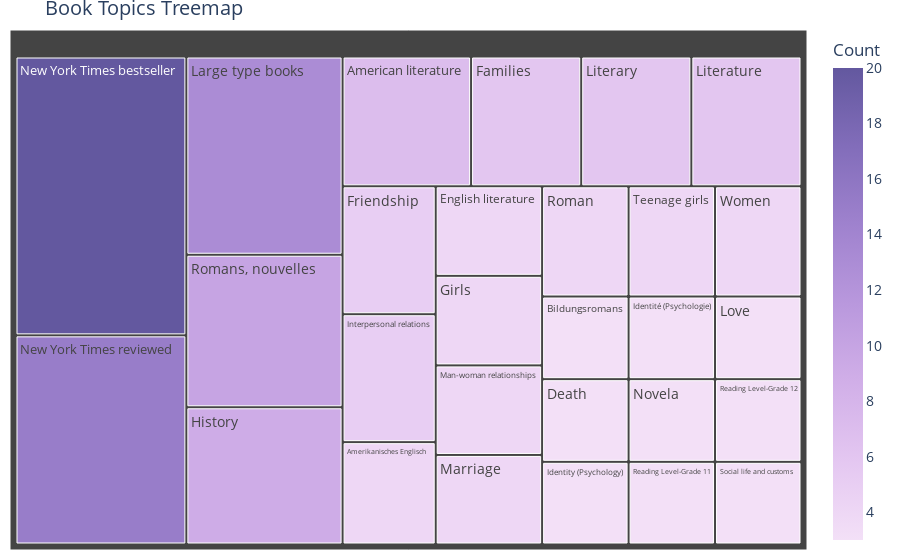

Notebook source saved alongside this figure:
### Code cell
fig = tree_topics(my_want_topics)
fig.show()

### Figure 1 — Plotly figure (JSON) as saved in the notebook; plotly's stock layout.template omitted (floating-point values rounded to 4 significant figures; data arrays with more than 128 entries replaced by an {"elided": "..."} marker saying what was removed)
{"data": [{"branchvalues": "total", "customdata": {"elided": "468 str values"}, "domain": {"x": [0, 1], "y": [0, 1]}, "hovertemplate": "<b>%{label}</b><br>Count: %{value}<extra></extra>", "hovertext": ["American literature", "Amerikanisches Englisch", "Bildungsromans", "Death", "English literature", "Families", "Friendship", "Girls", "History", "Identity (Psychology)", "Identité (Psychologie)", "Interpersonal relations", "Large type books", "Literary", "Literature", "Love", "Man-woman relationships", "Marriage", "New York Times bestseller", "New York Times reviewed", "Novela", "Reading Level-Grade 11", "Reading Level-Grade 12", "Roman", "Romans, nouvelles", "Social life and customs", "Teenage girls", "Women"], "ids": ["American literature", "Amerikanisches Englisch", "Bildungsromans", "Death", "English literature", "Families", "Friendship", "Girls", "History", "Identity (Psychology)", "Identité (Psychologie)", "Interpersonal relations", "Large type books", "Literary", "Literature", "Love", "Man-woman relationships", "Marriage", "New York Times bestseller", "New York Times reviewed", "Novela", "Reading Level-Grade 11", "Reading Level-Grade 12", "Roman", "Romans, nouvelles", "Social life and customs", "Teenage girls", "Women"], "labels": ["American literature", "Amerikanisches Englisch", "Bildungsromans", "Death", "English literature", "Families", "Friendship", "Girls", "History", "Identity (Psychology)", "Identité (Psychologie)", "Interpersonal relations", "Large type books", "Literary", "Literature", "Love", "Man-woman relationships", "Marriage", "New York Times bestseller", "New York Times reviewed", "Novela", "Reading Level-Grade 11", "Reading Level-Grade 12", "Roman", "Romans, nouvelles", "Social life and customs", "Teenage girls", "Women"], "marker": {"coloraxis": "coloraxis", "colors": [7, 4, 3, 3, 4, 6, 5, 4, 9, 3, 3, 5, 13, 6, 6, 3, 4, 4, 20, 15, 3, 3, 3, 4, 10, 3, 4, 4]}, "name": "", "parents": ["", "", "", "", "", "", "", "", "", "", "", "", "", "", "", "", "", "", "", "", "", "", "", "", "", "", "", ""], "textfont": {"size": 14}, "type": "treemap", "values": [7, 4, 3, 3, 4, 6, 5, 4, 9, 3, 3, 5, 13, 6, 6, 3, 4, 4, 20, 15, 3, 3, 3, 4, 10, 3, 4, 4]}], "layout": {"autosize": true, "coloraxis": {"colorbar": {"title": {"text": "Count"}}, "colorscale": [[0, "rgb(243, 224, 247)"], [0.1667, "rgb(228, 199, 241)"], [0.3333, "rgb(209, 175, 232)"], [0.5, "rgb(185, 152, 221)"], [0.6667, "rgb(159, 130, 206)"], [0.8333, "rgb(130, 109, 186)"], [1, "rgb(99, 88, 159)"]]}, "font": {"size": 14}, "hoverlabel": {"font": {"size": 12}}, "legend": {"tracegroupgap": 0}, "margin": {"b": 10, "l": 10, "r": 10, "t": 30}, "title": {"text": "Book Topics Treemap"}, "treemapcolorway": ["rgb(243, 224, 247)", "rgb(228, 199, 241)", "rgb(209, 175, 232)", "rgb(185, 152, 221)", "rgb(159, 130, 206)", "rgb(130, 109, 186)", "rgb(99, 88, 159)"]}}
